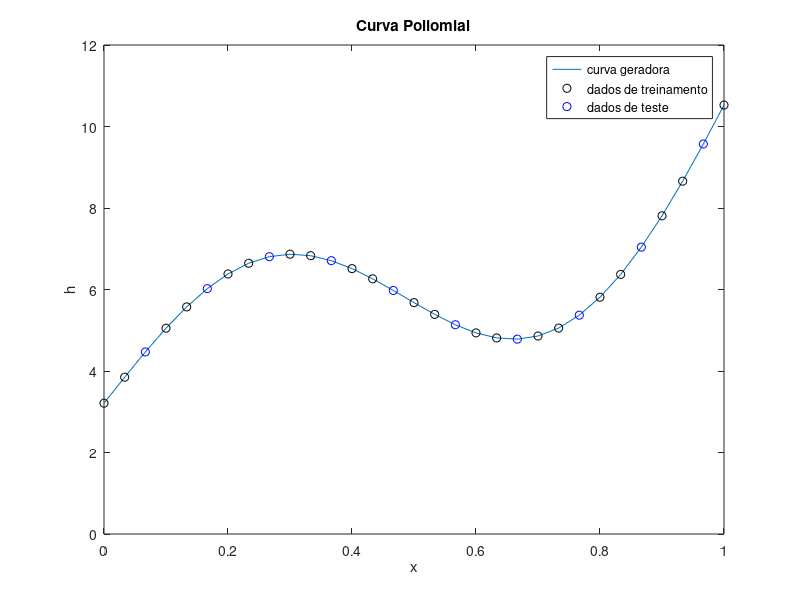
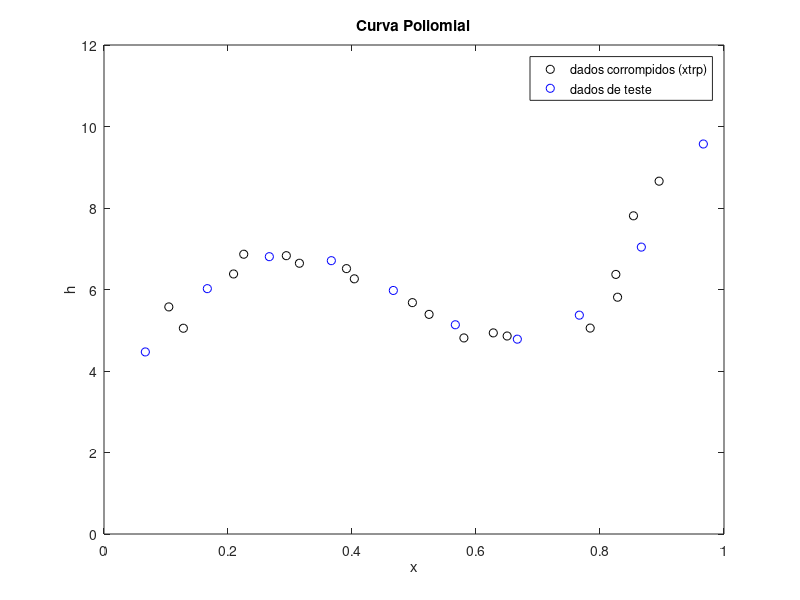
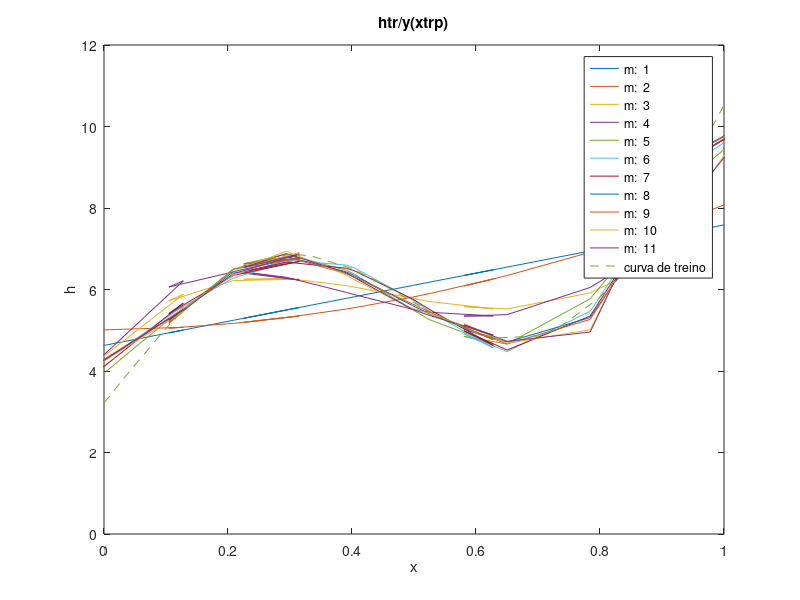
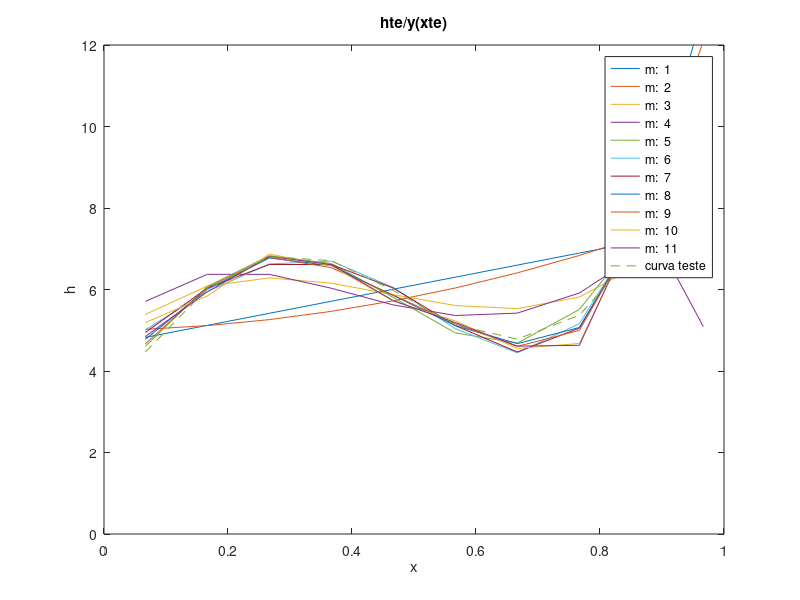

Reproduce these figures in MATLAB, in order.
clear all;

#constantes
N = 30; #passo de x = 1/N
M = 11; #grau do maior polinomio

#Passo 1 - numero de exemplares -1
x = 0.0:1.0/N:1.0;

#Passo 2 - a) separa os dados de treinamento xtr e teste xte
j = 1;
k = 1;
for i = 1:(N+1)
  if mod(i, 3) == 0
    xte(j) = x(i);
    j++;
  else
    xtr(k) = x(i);
    k++;
  end
end

#Passo 2 - b)  separa os dados de treinamento htr e teste hte
h= 2.56*exp(1.35*x)+2.5*sin(2*pi*x)+ 0.65;

j = 1;
k = 1;
for i = 1:(N+1)
  if mod(i, 3) == 0
    hte(j) = h(i);
    j++;
  else
    htr(k) = h(i);
    k++;
  end
end

figure(1);
plot(x, h, [";curva geradora;"], xtr, htr, ["o", ";dados de treinamento;", "black"], xte, hte, ["o", ";dados de teste;", "blue"]);
xlabel("x");
ylabel("h");
title("Curva Poliomial");
xlim([0 1]);
ylim([0 12]);

#Passo 3 - gerando ruído gausiano
r = 0.0 + 0.05*randn(1,round((2/3)*(N+1)));
xtrp = xtr + r;

figure(2);
plot(xtrp, htr,["o", ";dados corrompidos (xtrp);", "black"], xte, hte,["o", ";dados de teste;", "blue"]);
xlabel("x");
ylabel("h");
title("Curva Poliomial");
xlim([0 1]);
ylim([0 12]);

#Passo 4 - obtendo paramêtros livres de acordo com a ordem do polinomio
#Passo 5 - Fazendo simulação
#Passo 6 - a) plotando gráfico htr/y(xtrp)
for i = 1:M;
  #htr/y(xtrp)
  figure(3);
  W = polyfit(xtrp, htr, i);
  ytr = polyval(W,xtrp);
  grau = sprintf(";m: % d;", i);
  plot(xtrp, ytr, grau);
  hold on;
  # Erro médio quadrado de treinameto
  ERMStr(i) = sqrt(mean((ytr - htr).^2));

  #hte/y(xte)
  figure(4);
  yte = polyval(W,xte);
  plot(xte, yte, grau);
  hold on;
  # Erro médio quadrado de teste
  ERMSte(i) = sqrt(mean((yte - hte).^2));
endfor

figure(3);
plot(xtr,htr,["--",";curva de treino;"]);
#plot(x, h, ";função geradora;");
title("htr/y(xtrp)");
xlabel("x");
ylabel("h");
xlim([0 1]);
ylim([0 12]);

figure(4);
plot(xte,hte,["--",";curva teste;"]);
#plot(x, h, ";função geradora;");
title("hte/y(xte)");
xlabel("x");
ylabel("h");
xlim([0 1]);
ylim([0 12]);
hold off;

#Passo 7 - curva ERMS x grau do polinomio
x2 = 1:1:M;

figure(5);
plot(x2,ERMSte,["--",";teste;"],x2,ERMStr,[";treino;"]);

title("ERMS x Grau do Polinomio");
xlabel("Grau do Polinomio");
ylabel("ERMS");
#ylim([0 2]);
#curva |ERMStr - ERMSte|

dERMS = sqrt((ERMStr - ERMSte).^2);

figure(6);
plot(x2,dERMS);
title("\|ERMStr - ERMSte| x Grau do Polinomio");
xlabel("Grau do Polinomio");
ylabel("\|ERMStr - ERMSte|");
#ylim([0 2]);
